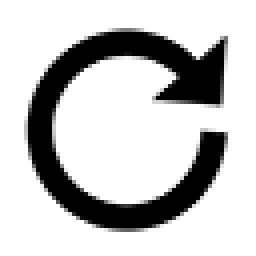
#> input picture assets/refresh-light.png, 64 x 64 px (shown 4 times larger)
$ python genicons.py
#> lines starting #> are read from the running program, lines starting #| are printed output that depends on the picture
#!python3
"""Pack header-bar PNGs into src/ui_icons.h for the e-paper framebuffer.

Each asset is thresholded to 1 bit and stored MSB-first with rows padded to a
whole byte. At paint time the set bits are drawn with the current theme ink,
so one mask works for light and dark.

    python tools/genicons.py

PNG sources live in `assets/`. `ink` is "dark" when the glyph is black on white
(settings-light, refresh-light, dark/moon) and "light" when it is white on black
(light/sun).

`size` is (w, h), or None to keep the source pixels. `crop` trims to the ink
bounding box (with 1 px padding) before packing — used for the splash wordmark.
"""

import argparse
import os
import sys

from PIL import Image

ROOT = os.path.dirname(os.path.dirname(os.path.abspath(__file__)))
ASSETS = os.path.join(ROOT, "assets")
ICON_SIZE = 56

# name, filename, ink, size, crop
ICONS = [
    ("IconRefresh", "refresh-light.png", "dark", (ICON_SIZE, ICON_SIZE), False),
    ("IconSettings", "settings-light.png", "dark", (ICON_SIZE, ICON_SIZE), False),
    ("IconSun", "light.png", "light", (ICON_SIZE, ICON_SIZE), False),
    ("IconMoon", "dark.png", "dark", (ICON_SIZE, ICON_SIZE), False),
    ("IconBack", "back-light.png", "dark", (ICON_SIZE, ICON_SIZE), False),
    ("LogoSuperserif", "logo.png", "dark", None, True),
]


def chunks(seq, n):
    for i in range(0, len(seq), n):
        yield seq[i : i + n]


def is_ink(value, ink):
    return value > 128 if ink == "light" else value < 128


def pack_icon(path, ink, size, crop):
#> called with path = 'assets/refresh-light.png', ink = 'dark', size = (56, 56), crop = False
    image = Image.open(path).convert("RGBA")
#> image is the input picture: PIL image 64x64 RGBA; mean R, G, B, A 197.6, 197.6, 197.6, 255
    background = Image.new("RGBA", image.size, (255, 255, 255, 255))
#> background: PIL image 64x64 RGBA; every value is 255
    image = Image.alpha_composite(background, image).convert("L")
#> image: PIL image 64x64 L
    if crop:
        mask = image.point(lambda p: 255 if is_ink(p, ink) else 0)
        bbox = mask.getbbox()
        if bbox:
            left, top, right, bottom = bbox
            image = image.crop((
                max(0, left - 1),
                max(0, top - 1),
                min(image.width, right + 1),
                min(image.height, bottom + 1),
            ))
    if size is not None:
        image = image.resize(size, Image.Resampling.LANCZOS)
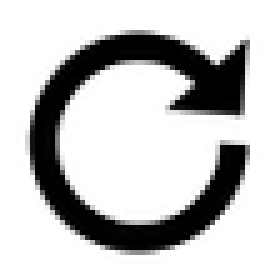
#> image: PIL image 56x56 L (shown 5 times larger); min 0, max 255, mean 197.6
    width, height = image.size
#> width = 56; height = 56
    if width > 255 or height > 255:
        raise SystemExit(f"{path}: {width}x{height} exceeds UiIcon uint8_t size")
    pixels = list(image.getdata())
#> pixels = 3136 values, max 255 at index 0, min 0 at index 417, mean 197.6
    stride = (width + 7) // 8
#> stride = 7
    packed = bytearray(stride * height)
    ink_count = 0
    for y in range(height):
        for x in range(width):
            if is_ink(pixels[y * width + x], ink):
                packed[y * stride + (x // 8)] |= 0x80 >> (x % 8)
                ink_count += 1
#> after the loop, ink_count = 701
    return packed, width, height, stride, ink_count


def main():
    parser = argparse.ArgumentParser(description=__doc__)
    parser.add_argument("output", nargs="?", default=os.path.join(ROOT, "src", "ui_icons.h"))
    args = parser.parse_args()

    with open(args.output, "w", encoding="ascii", newline="\n") as out:
        out.write("// Generated by tools/genicons.py -- do not edit by hand.\n")
        out.write("// 1-bit masks, MSB first, rows padded to a byte. Ink is theme-coloured.\n")
        out.write("#pragma once\n\n")
        out.write("#include <Arduino.h>\n")
        out.write("#include <stdint.h>\n\n")
        out.write("struct UiIcon {\n")
        out.write("    uint8_t w;\n")
        out.write("    uint8_t h;\n")
        out.write("    uint8_t stride;\n")
        out.write("    const uint8_t *bits;\n")
        out.write("};\n\n")

        for name, filename, ink, size, crop in ICONS:
            path = os.path.join(ASSETS, filename)
            if not os.path.isfile(path):
                raise SystemExit(f"icon not found: {path}")
            packed, width, height, stride, ink_count = pack_icon(path, ink, size, crop)
#> width = 56; height = 56; stride = 7; ink_count = 701
            print(f"{name}: {width}x{height}, {ink_count} ink px, {len(packed)} bytes",
                  file=sys.stderr)
            out.write(f"const uint8_t {name}Bits[{len(packed)}] PROGMEM = {{\n")
            for chunk in chunks(packed, 16):
                out.write("    " + " ".join(f"0x{b:02X}," for b in chunk) + "\n")
            out.write("};\n")
            out.write(f"const UiIcon {name} PROGMEM = {{ {width}, {height}, {stride}, "
                      f"{name}Bits }};\n\n")
#> pass 2 of the loop in main, `for name, filename, ink, size, crop in ICONS:`:
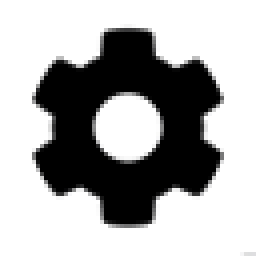
#> input picture assets/settings-light.png, 64 x 64 px (shown 4 times larger)
#> in pack_icon, image is the input picture: PIL image 64x64 RGBA; mean R, G, B, A 170.4, 170.4, 170.4, 255
#> in pack_icon (call 2), `image = image.resize(size, Image.Resampling.LANCZOS)`:
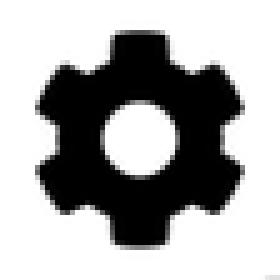
#> image: PIL image 56x56 L (shown 5 times larger); min 0, max 255, mean 170.4
#> pixels = 3136 values, max 255 at index 0, min 0 at index 416, mean 170.4
#> pass 3 of the loop in main, `for name, filename, ink, size, crop in ICONS:`:
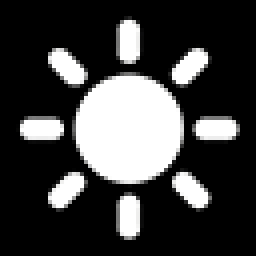
#> input picture assets/light.png, 64 x 64 px (shown 4 times larger)
#> in pack_icon, image is the input picture: PIL image 64x64 RGBA; mean R, G, B, A 63.2, 63.2, 63.2, 255
#> in pack_icon (call 3), `image = image.resize(size, Image.Resampling.LANCZOS)`:
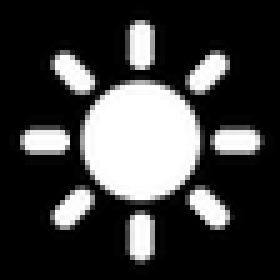
#> image: PIL image 56x56 L (shown 5 times larger); min 0, max 255, mean 63.3
#> pixels = 3136 values, max 255 at index 307, min 0 at index 0, mean 63.32
#> the loop made 5 passes; the first 3 are shown

    print(f"wrote {args.output}", file=sys.stderr)


if __name__ == "__main__":
#> (the run stopped early here; a loop or call above may not have finished)
